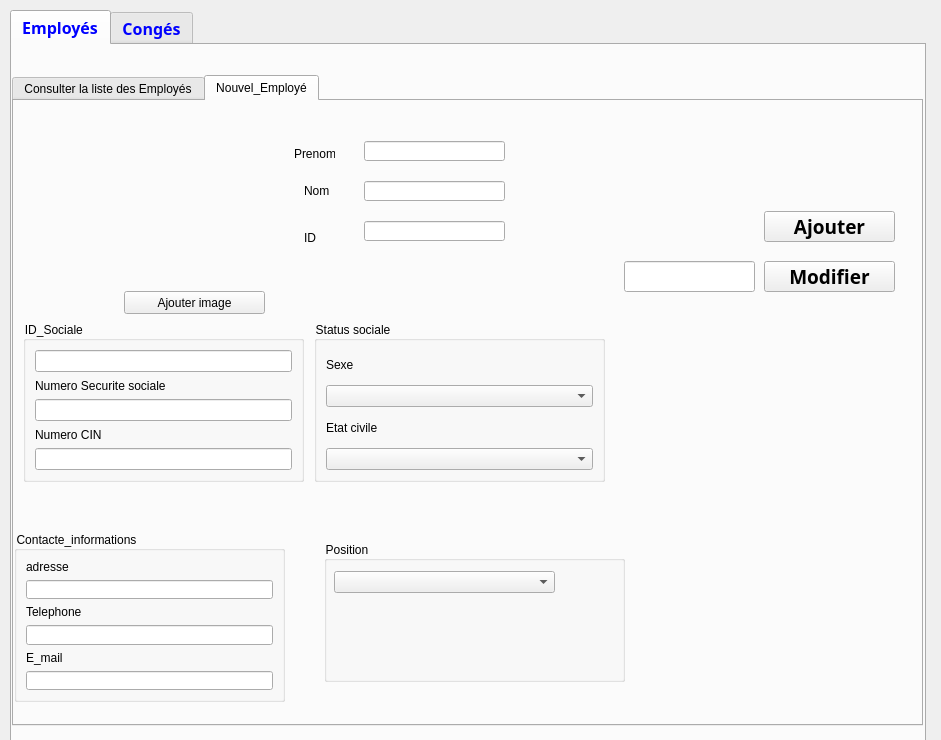
<?xml version="1.0" encoding="UTF-8"?>
<ui version="4.0">
 <class>Dialogimen</class>
 <widget class="QDialog" name="Dialogimen">
  <property name="geometry">
   <rect>
    <x>0</x>
    <y>0</y>
    <width>941</width>
    <height>740</height>
   </rect>
  </property>
  <property name="windowTitle">
   <string>Dialog</string>
  </property>
  <widget class="QTabWidget" name="tabWidget">
   <property name="geometry">
    <rect>
     <x>10</x>
     <y>10</y>
     <width>916</width>
     <height>791</height>
    </rect>
   </property>
   <property name="font">
    <font>
     <family>Qanelas</family>
     <pointsize>12</pointsize>
     <weight>75</weight>
     <bold>true</bold>
    </font>
   </property>
   <property name="styleSheet">
    <string notr="true">color:blue;
</string>
   </property>
   <property name="currentIndex">
    <number>0</number>
   </property>
   <widget class="QWidget" name="tab">
    <attribute name="title">
     <string>Employés</string>
    </attribute>
    <widget class="QTabWidget" name="tabWidget_3">
     <property name="geometry">
      <rect>
       <x>0</x>
       <y>30</y>
       <width>911</width>
       <height>651</height>
      </rect>
     </property>
     <property name="styleSheet">
      <string notr="true">color:black;</string>
     </property>
     <property name="currentIndex">
      <number>1</number>
     </property>
     <widget class="QWidget" name="tab_5">
      <attribute name="title">
       <string>Consulter la liste des Employés</string>
      </attribute>
      <widget class="QLabel" name="label_ajoutempl">
       <property name="geometry">
        <rect>
         <x>460</x>
         <y>0</y>
         <width>41</width>
         <height>41</height>
        </rect>
       </property>
       <property name="text">
        <string/>
       </property>
      </widget>
      <widget class="QFrame" name="frame_5">
       <property name="geometry">
        <rect>
         <x>0</x>
         <y>30</y>
         <width>891</width>
         <height>51</height>
        </rect>
       </property>
       <property name="styleSheet">
        <string notr="true">background :rgb(145, 137, 255)</string>
       </property>
       <property name="frameShape">
        <enum>QFrame::StyledPanel</enum>
       </property>
       <property name="frameShadow">
        <enum>QFrame::Raised</enum>
       </property>
       <widget class="QLabel" name="label_2">
        <property name="geometry">
         <rect>
          <x>260</x>
          <y>10</y>
          <width>241</width>
          <height>31</height>
         </rect>
        </property>
        <property name="font">
         <font>
          <family>Qanelas</family>
          <pointsize>20</pointsize>
          <weight>75</weight>
          <bold>true</bold>
         </font>
        </property>
        <property name="styleSheet">
         <string notr="true">
selection-color: rgb(255, 255, 255);</string>
        </property>
        <property name="text">
         <string>Liste des employés</string>
        </property>
       </widget>
      </widget>
      <widget class="QTableView" name="tableView">
       <property name="geometry">
        <rect>
         <x>0</x>
         <y>80</y>
         <width>891</width>
         <height>311</height>
        </rect>
       </property>
      </widget>
      <widget class="QLineEdit" name="lineEdit_2">
       <property name="geometry">
        <rect>
         <x>10</x>
         <y>420</y>
         <width>113</width>
         <height>20</height>
        </rect>
       </property>
      </widget>
      <widget class="QPushButton" name="pushButton_4">
       <property name="geometry">
        <rect>
         <x>130</x>
         <y>420</y>
         <width>75</width>
         <height>23</height>
        </rect>
       </property>
       <property name="text">
        <string>Supprimer</string>
       </property>
      </widget>
      <widget class="QComboBox" name="comboBox">
       <property name="geometry">
        <rect>
         <x>460</x>
         <y>420</y>
         <width>69</width>
         <height>22</height>
        </rect>
       </property>
       <item>
        <property name="text">
         <string>id</string>
        </property>
       </item>
       <item>
        <property name="text">
         <string>nom</string>
        </property>
       </item>
       <item>
        <property name="text">
         <string>position</string>
        </property>
       </item>
      </widget>
      <widget class="QPushButton" name="pushButton_7">
       <property name="geometry">
        <rect>
         <x>660</x>
         <y>420</y>
         <width>75</width>
         <height>23</height>
        </rect>
       </property>
       <property name="text">
        <string>Rechercher</string>
       </property>
      </widget>
      <widget class="QLineEdit" name="lineEdit_5">
       <property name="geometry">
        <rect>
         <x>540</x>
         <y>420</y>
         <width>113</width>
         <height>20</height>
        </rect>
       </property>
      </widget>
      <widget class="QComboBox" name="comboBox_4">
       <property name="geometry">
        <rect>
         <x>270</x>
         <y>420</y>
         <width>69</width>
         <height>22</height>
        </rect>
       </property>
       <item>
        <property name="text">
         <string>ID</string>
        </property>
       </item>
       <item>
        <property name="text">
         <string>NOM</string>
        </property>
       </item>
       <item>
        <property name="text">
         <string>PRENOM</string>
        </property>
       </item>
      </widget>
      <widget class="QPushButton" name="pushButton_16">
       <property name="geometry">
        <rect>
         <x>350</x>
         <y>420</y>
         <width>51</width>
         <height>23</height>
        </rect>
       </property>
       <property name="text">
        <string>trier</string>
       </property>
      </widget>
      <widget class="QPushButton" name="pushButton_19">
       <property name="geometry">
        <rect>
         <x>320</x>
         <y>470</y>
         <width>161</width>
         <height>23</height>
        </rect>
       </property>
       <property name="text">
        <string>Imprimer</string>
       </property>
      </widget>
     </widget>
     <widget class="QWidget" name="tab_6">
      <attribute name="title">
       <string>Nouvel_Employé</string>
      </attribute>
      <widget class="QPushButton" name="pushButton_2">
       <property name="geometry">
        <rect>
         <x>750</x>
         <y>110</y>
         <width>131</width>
         <height>31</height>
        </rect>
       </property>
       <property name="font">
        <font>
         <family>Sakkal Majalla</family>
         <pointsize>14</pointsize>
         <weight>75</weight>
         <bold>true</bold>
        </font>
       </property>
       <property name="text">
        <string>Ajouter</string>
       </property>
      </widget>
      <widget class="QLabel" name="label_ajoutempl_3">
       <property name="geometry">
        <rect>
         <x>710</x>
         <y>100</y>
         <width>41</width>
         <height>41</height>
        </rect>
       </property>
       <property name="text">
        <string/>
       </property>
      </widget>
      <widget class="QLabel" name="image">
       <property name="geometry">
        <rect>
         <x>90</x>
         <y>10</y>
         <width>161</width>
         <height>161</height>
        </rect>
       </property>
       <property name="text">
        <string/>
       </property>
      </widget>
      <widget class="QGroupBox" name="groupBox">
       <property name="geometry">
        <rect>
         <x>9</x>
         <y>220</y>
         <width>281</width>
         <height>161</height>
        </rect>
       </property>
       <property name="title">
        <string>ID_Sociale </string>
       </property>
       <layout class="QVBoxLayout" name="verticalLayout_3">
        <item>
         <widget class="QLineEdit" name="lineEdit_IDsociale"/>
        </item>
        <item>
         <widget class="QLabel" name="label_9">
          <property name="text">
           <string>Numero Securite sociale</string>
          </property>
         </widget>
        </item>
        <item>
         <widget class="QLineEdit" name="lineEdit_numsecurite"/>
        </item>
        <item>
         <widget class="QLabel" name="label_10">
          <property name="text">
           <string>Numero CIN</string>
          </property>
         </widget>
        </item>
        <item>
         <widget class="QLineEdit" name="lineEdit_cin"/>
        </item>
       </layout>
      </widget>
      <widget class="QGroupBox" name="groupBox_2">
       <property name="geometry">
        <rect>
         <x>300</x>
         <y>220</y>
         <width>291</width>
         <height>161</height>
        </rect>
       </property>
       <property name="title">
        <string>Status sociale</string>
       </property>
       <layout class="QVBoxLayout" name="verticalLayout_4">
        <item>
         <widget class="QLabel" name="label_14">
          <property name="text">
           <string>Sexe</string>
          </property>
         </widget>
        </item>
        <item>
         <widget class="QComboBox" name="comboBox_sexe"/>
        </item>
        <item>
         <widget class="QLabel" name="label_15">
          <property name="text">
           <string>Etat civile</string>
          </property>
         </widget>
        </item>
        <item>
         <widget class="QComboBox" name="comboBox_etatcivil"/>
        </item>
       </layout>
      </widget>
      <widget class="QGroupBox" name="groupBox_3">
       <property name="geometry">
        <rect>
         <x>0</x>
         <y>430</y>
         <width>271</width>
         <height>171</height>
        </rect>
       </property>
       <property name="title">
        <string>Contacte_informations</string>
       </property>
       <layout class="QVBoxLayout" name="verticalLayout_2">
        <item>
         <widget class="QLabel" name="label_11">
          <property name="text">
           <string>adresse</string>
          </property>
         </widget>
        </item>
        <item>
         <widget class="QLineEdit" name="lineEdit_adresse"/>
        </item>
        <item>
         <widget class="QLabel" name="label_12">
          <property name="text">
           <string>Telephone</string>
          </property>
         </widget>
        </item>
        <item>
         <widget class="QLineEdit" name="lineEdit_Telephone"/>
        </item>
        <item>
         <widget class="QLabel" name="label_13">
          <property name="text">
           <string>E_mail</string>
          </property>
         </widget>
        </item>
        <item>
         <widget class="QLineEdit" name="lineEdit_Email"/>
        </item>
       </layout>
      </widget>
      <widget class="QGroupBox" name="groupBox_position">
       <property name="geometry">
        <rect>
         <x>310</x>
         <y>440</y>
         <width>301</width>
         <height>141</height>
        </rect>
       </property>
       <property name="title">
        <string>Position</string>
       </property>
       <widget class="QComboBox" name="comboBox_position">
        <property name="geometry">
         <rect>
          <x>10</x>
          <y>30</y>
          <width>221</width>
          <height>22</height>
         </rect>
        </property>
       </widget>
      </widget>
      <widget class="QLabel" name="label_6">
       <property name="geometry">
        <rect>
         <x>280</x>
         <y>43</y>
         <width>41</width>
         <height>20</height>
        </rect>
       </property>
       <property name="text">
        <string>Prenom</string>
       </property>
      </widget>
      <widget class="QLabel" name="label_7">
       <property name="geometry">
        <rect>
         <x>290</x>
         <y>80</y>
         <width>41</width>
         <height>20</height>
        </rect>
       </property>
       <property name="text">
        <string>Nom </string>
       </property>
      </widget>
      <widget class="QLineEdit" name="lineEdit_prenom">
       <property name="geometry">
        <rect>
         <x>350</x>
         <y>40</y>
         <width>141</width>
         <height>20</height>
        </rect>
       </property>
      </widget>
      <widget class="QLineEdit" name="lineEdit_nom">
       <property name="geometry">
        <rect>
         <x>350</x>
         <y>80</y>
         <width>141</width>
         <height>20</height>
        </rect>
       </property>
      </widget>
      <widget class="QLineEdit" name="lineEdit_ID">
       <property name="geometry">
        <rect>
         <x>350</x>
         <y>120</y>
         <width>141</width>
         <height>20</height>
        </rect>
       </property>
      </widget>
      <widget class="QLabel" name="label_3">
       <property name="geometry">
        <rect>
         <x>290</x>
         <y>130</y>
         <width>47</width>
         <height>13</height>
        </rect>
       </property>
       <property name="text">
        <string>ID</string>
       </property>
      </widget>
      <widget class="QPushButton" name="pushButton_5">
       <property name="geometry">
        <rect>
         <x>750</x>
         <y>160</y>
         <width>131</width>
         <height>31</height>
        </rect>
       </property>
       <property name="font">
        <font>
         <family>Sakkal Majalla</family>
         <pointsize>14</pointsize>
         <weight>75</weight>
         <bold>true</bold>
        </font>
       </property>
       <property name="text">
        <string>Modifier</string>
       </property>
      </widget>
      <widget class="QLineEdit" name="lineEdit_3">
       <property name="geometry">
        <rect>
         <x>610</x>
         <y>160</y>
         <width>131</width>
         <height>31</height>
        </rect>
       </property>
      </widget>
      <widget class="QPushButton" name="pushButton_8">
       <property name="geometry">
        <rect>
         <x>110</x>
         <y>190</y>
         <width>141</width>
         <height>23</height>
        </rect>
       </property>
       <property name="text">
        <string>Ajouter image</string>
       </property>
      </widget>
     </widget>
    </widget>
   </widget>
   <widget class="QWidget" name="tab_2">
    <attribute name="title">
     <string>Congés</string>
    </attribute>
    <widget class="QTabWidget" name="tabWidget_2">
     <property name="geometry">
      <rect>
       <x>0</x>
       <y>50</y>
       <width>911</width>
       <height>731</height>
      </rect>
     </property>
     <property name="styleSheet">
      <string notr="true">color:black;</string>
     </property>
     <property name="currentIndex">
      <number>0</number>
     </property>
     <widget class="QWidget" name="tab_3">
      <attribute name="title">
       <string>Consulter la liste des congés</string>
      </attribute>
      <widget class="QFrame" name="frame_4">
       <property name="geometry">
        <rect>
         <x>0</x>
         <y>50</y>
         <width>901</width>
         <height>51</height>
        </rect>
       </property>
       <property name="styleSheet">
        <string notr="true">background :rgb(145, 137, 255)</string>
       </property>
       <property name="frameShape">
        <enum>QFrame::StyledPanel</enum>
       </property>
       <property name="frameShadow">
        <enum>QFrame::Raised</enum>
       </property>
       <widget class="QLabel" name="label">
        <property name="geometry">
         <rect>
          <x>260</x>
          <y>10</y>
          <width>241</width>
          <height>31</height>
         </rect>
        </property>
        <property name="font">
         <font>
          <family>Qanelas</family>
          <pointsize>20</pointsize>
          <weight>75</weight>
          <bold>true</bold>
         </font>
        </property>
        <property name="styleSheet">
         <string notr="true">
selection-color: rgb(255, 255, 255);</string>
        </property>
        <property name="text">
         <string>Liste des Congés</string>
        </property>
       </widget>
      </widget>
      <widget class="QTableView" name="tableConge">
       <property name="geometry">
        <rect>
         <x>55</x>
         <y>111</y>
         <width>801</width>
         <height>291</height>
        </rect>
       </property>
      </widget>
      <widget class="QLineEdit" name="lineEdit">
       <property name="geometry">
        <rect>
         <x>60</x>
         <y>430</y>
         <width>113</width>
         <height>20</height>
        </rect>
       </property>
      </widget>
      <widget class="QPushButton" name="pushButton_3">
       <property name="geometry">
        <rect>
         <x>190</x>
         <y>430</y>
         <width>75</width>
         <height>23</height>
        </rect>
       </property>
       <property name="text">
        <string>Supprimer</string>
       </property>
      </widget>
      <widget class="QLineEdit" name="lineEdit_11">
       <property name="geometry">
        <rect>
         <x>400</x>
         <y>430</y>
         <width>113</width>
         <height>20</height>
        </rect>
       </property>
      </widget>
      <widget class="QComboBox" name="comboBox_3">
       <property name="geometry">
        <rect>
         <x>320</x>
         <y>430</y>
         <width>69</width>
         <height>22</height>
        </rect>
       </property>
       <item>
        <property name="text">
         <string>idconge</string>
        </property>
       </item>
       <item>
        <property name="text">
         <string>type</string>
        </property>
       </item>
       <item>
        <property name="text">
         <string>datedebut</string>
        </property>
       </item>
      </widget>
      <widget class="QPushButton" name="pushButton_15">
       <property name="geometry">
        <rect>
         <x>520</x>
         <y>430</y>
         <width>75</width>
         <height>23</height>
        </rect>
       </property>
       <property name="text">
        <string>Rechercher</string>
       </property>
      </widget>
      <widget class="QComboBox" name="comboBox_5">
       <property name="geometry">
        <rect>
         <x>610</x>
         <y>430</y>
         <width>69</width>
         <height>22</height>
        </rect>
       </property>
       <item>
        <property name="text">
         <string>ID</string>
        </property>
       </item>
       <item>
        <property name="text">
         <string>DATE_DEBUT</string>
        </property>
       </item>
       <item>
        <property name="text">
         <string>TYPE</string>
        </property>
       </item>
      </widget>
      <widget class="QPushButton" name="pushButton_17">
       <property name="geometry">
        <rect>
         <x>690</x>
         <y>430</y>
         <width>51</width>
         <height>23</height>
        </rect>
       </property>
       <property name="text">
        <string>trier</string>
       </property>
      </widget>
      <widget class="QPushButton" name="pushButton_18">
       <property name="geometry">
        <rect>
         <x>310</x>
         <y>480</y>
         <width>161</width>
         <height>23</height>
        </rect>
       </property>
       <property name="text">
        <string>Imprimer</string>
       </property>
      </widget>
     </widget>
     <widget class="QWidget" name="tab_4">
      <attribute name="title">
       <string>Nouvel_congé</string>
      </attribute>
      <widget class="QPushButton" name="pushButton">
       <property name="geometry">
        <rect>
         <x>680</x>
         <y>80</y>
         <width>131</width>
         <height>31</height>
        </rect>
       </property>
       <property name="font">
        <font>
         <family>Sakkal Majalla</family>
         <pointsize>14</pointsize>
         <weight>75</weight>
         <bold>true</bold>
        </font>
       </property>
       <property name="text">
        <string>Ajouter</string>
       </property>
      </widget>
      <widget class="QLabel" name="label_icopcon">
       <property name="geometry">
        <rect>
         <x>660</x>
         <y>80</y>
         <width>31</width>
         <height>31</height>
        </rect>
       </property>
       <property name="text">
        <string/>
       </property>
      </widget>
      <widget class="QLabel" name="label_5">
       <property name="geometry">
        <rect>
         <x>30</x>
         <y>140</y>
         <width>111</width>
         <height>16</height>
        </rect>
       </property>
       <property name="font">
        <font>
         <weight>75</weight>
         <bold>true</bold>
        </font>
       </property>
       <property name="text">
        <string>Dates du conge</string>
       </property>
      </widget>
      <widget class="Line" name="line_9">
       <property name="geometry">
        <rect>
         <x>20</x>
         <y>160</y>
         <width>351</width>
         <height>16</height>
        </rect>
       </property>
       <property name="orientation">
        <enum>Qt::Horizontal</enum>
       </property>
      </widget>
      <widget class="QLabel" name="label_DateDebutConge">
       <property name="geometry">
        <rect>
         <x>30</x>
         <y>180</y>
         <width>121</width>
         <height>20</height>
        </rect>
       </property>
       <property name="text">
        <string>Date début conge :</string>
       </property>
      </widget>
      <widget class="QLabel" name="label_DateFinConge">
       <property name="geometry">
        <rect>
         <x>30</x>
         <y>220</y>
         <width>121</width>
         <height>20</height>
        </rect>
       </property>
       <property name="text">
        <string>Date fin conge :</string>
       </property>
      </widget>
      <widget class="QLabel" name="label_TypeConge">
       <property name="geometry">
        <rect>
         <x>40</x>
         <y>260</y>
         <width>101</width>
         <height>16</height>
        </rect>
       </property>
       <property name="text">
        <string>Type de conge :</string>
       </property>
      </widget>
      <widget class="QLabel" name="label_8">
       <property name="geometry">
        <rect>
         <x>20</x>
         <y>320</y>
         <width>211</width>
         <height>16</height>
        </rect>
       </property>
       <property name="font">
        <font>
         <weight>75</weight>
         <bold>true</bold>
        </font>
       </property>
       <property name="text">
        <string>Informations supplémentaires</string>
       </property>
      </widget>
      <widget class="Line" name="line_10">
       <property name="geometry">
        <rect>
         <x>10</x>
         <y>340</y>
         <width>351</width>
         <height>16</height>
        </rect>
       </property>
       <property name="orientation">
        <enum>Qt::Horizontal</enum>
       </property>
      </widget>
      <widget class="QTextEdit" name="textEdit_CR">
       <property name="geometry">
        <rect>
         <x>30</x>
         <y>390</y>
         <width>291</width>
         <height>121</height>
        </rect>
       </property>
      </widget>
      <widget class="QTextEdit" name="textEdit_CE">
       <property name="geometry">
        <rect>
         <x>30</x>
         <y>550</y>
         <width>291</width>
         <height>121</height>
        </rect>
       </property>
      </widget>
      <widget class="QLabel" name="label_commentaireResponsable_2">
       <property name="geometry">
        <rect>
         <x>20</x>
         <y>520</y>
         <width>141</width>
         <height>16</height>
        </rect>
       </property>
       <property name="text">
        <string>Commentaire employé : </string>
       </property>
      </widget>
      <widget class="QComboBox" name="comboBoxtype">
       <property name="geometry">
        <rect>
         <x>170</x>
         <y>260</y>
         <width>111</width>
         <height>22</height>
        </rect>
       </property>
      </widget>
      <widget class="QDateEdit" name="dateEditdebut">
       <property name="geometry">
        <rect>
         <x>170</x>
         <y>180</y>
         <width>110</width>
         <height>22</height>
        </rect>
       </property>
      </widget>
      <widget class="QDateEdit" name="dateEdit_2_datefin">
       <property name="geometry">
        <rect>
         <x>170</x>
         <y>220</y>
         <width>110</width>
         <height>22</height>
        </rect>
       </property>
      </widget>
      <widget class="QLabel" name="label_commentaireResponsable_3">
       <property name="geometry">
        <rect>
         <x>10</x>
         <y>360</y>
         <width>141</width>
         <height>16</height>
        </rect>
       </property>
       <property name="text">
        <string>commentaireResponsable:</string>
       </property>
      </widget>
      <widget class="QLineEdit" name="lineEdit_idConge">
       <property name="geometry">
        <rect>
         <x>32</x>
         <y>70</y>
         <width>211</width>
         <height>20</height>
        </rect>
       </property>
      </widget>
      <widget class="QLabel" name="label_DateDebutConge_2">
       <property name="geometry">
        <rect>
         <x>30</x>
         <y>40</y>
         <width>121</width>
         <height>20</height>
        </rect>
       </property>
       <property name="text">
        <string>ID_congé</string>
       </property>
      </widget>
      <widget class="QLineEdit" name="lineEdit_4">
       <property name="geometry">
        <rect>
         <x>550</x>
         <y>140</y>
         <width>131</width>
         <height>31</height>
        </rect>
       </property>
      </widget>
      <widget class="QPushButton" name="pushButton_6">
       <property name="geometry">
        <rect>
         <x>690</x>
         <y>140</y>
         <width>131</width>
         <height>31</height>
        </rect>
       </property>
       <property name="font">
        <font>
         <family>Sakkal Majalla</family>
         <pointsize>14</pointsize>
         <weight>75</weight>
         <bold>true</bold>
        </font>
       </property>
       <property name="text">
        <string>Modifier</string>
       </property>
      </widget>
     </widget>
    </widget>
   </widget>
  </widget>
 </widget>
 <resources/>
 <connections/>
</ui>
